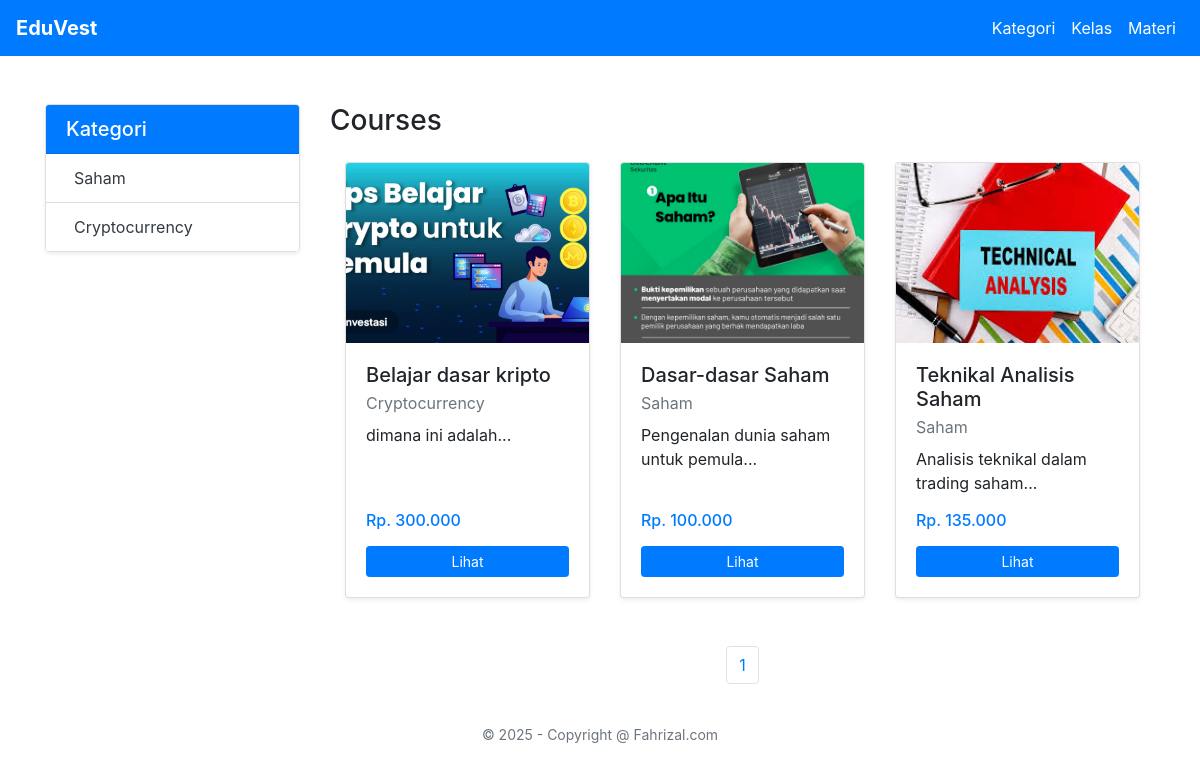
The page / on the database its author committed.
### tables this page shows
CREATE TABLE `categories` (
  `id_category` int(11) NOT NULL,
  `category_name` varchar(255) NOT NULL,
  `category_description` varchar(255) DEFAULT NULL
);

CREATE TABLE `courses` (
  `id_course` int(11) NOT NULL,
  `id_category` int(11) NOT NULL,
  `course_name` varchar(255) NOT NULL,
  `course_description` varchar(255) NOT NULL,
  `course_price` double NOT NULL,
  `course_pictures` varchar(255) NOT NULL
);

### config.php (called while the page is built, shortened)
<?php
    class DB{
        private $host="127.0.0.1";
        private $user="root";
        private $password="";
        private $database="db_eduvest";
        private $koneksi;
        public function __construct()
        {
            $this->koneksi = $this->koneksiDB();
        }
        public function koneksiDB()
        {
            $koneksi=mysqli_connect($this->host,$this->user,$this->password,$this->database);
            return $koneksi;
        }
        public function getALL($sql)
        {
            $result=mysqli_query($this->koneksi,$sql);
            while ($row=mysqli_fetch_assoc($result)) {
                $data[]=$row;
            }
            if (!empty($data)){
                return $data;
            }
        }
        public function rowCOUNT($sql)
        {
            $result=mysqli_query($this->koneksi,$sql);
            $count=mysqli_num_rows($result);
            return $count;
        }
    }
?>

### home/courses.php (the view, shortened to what this page needs)
<h3>Courses</h3>
    <?php
        if(isset($_GET['id'])){
            $id=$_GET['id'];
        $where="WHERE courses.id_category = $id";
        $id="&id=".$id;
        }else {
            $where="";
        }
    ?>
<?php
    $jumlahdata=$db->rowCOUNT("SELECT id_course FROM courses $where");
    $banyak=5;
    $halaman=ceil($jumlahdata/$banyak);
    if (isset($_GET['p'])) {
            $p=$_GET['p'];
            $mulai=($p * $banyak)-$banyak;
        }else {
            $mulai=0;
        }
    $sql="SELECT courses.*, categories.category_name
    FROM courses
    JOIN categories ON courses.id_category = categories.id_category
    $where ORDER BY course_name ASC LIMIT $mulai,$banyak";
    $row=$db->getALL($sql);
?>
<div class="container mt-4">
    <div class="row">
        <?php if (!empty($row)) : ?>
            <?php foreach ($row as $r) : ?>
                <div class="col-md-4 mb-4">
                    <div class="card h-100 shadow-sm">
                        <img src="/eduvest/assets/media/<?php echo $r['course_pictures']; ?>" class="card-img-top" alt="Course Image" style="height: 180px; object-fit: cover;">
                        <div class="card-body d-flex flex-column">
                            <h5 class="card-title mb-1"><?php echo $r['course_name']; ?></h5>
                            <p class="text-muted mb-2"><i class="bi bi-tags"></i> <?php echo $r['category_name']; ?></p>
                            <p class="card-text" style="flex-grow: 1;"><?php echo substr($r['course_description'], 0, 100) . '...'; ?></p>
                            <h6 class="text-primary mb-3">Rp. <?php echo number_format($r['course_price'], 0, ',', '.'); ?></h6>
                            <a href="?f=home&m=lessons&id=<?php echo $r['id_course']; ?>" class="btn btn-primary btn-sm"><i class="bi bi-eye"></i> Lihat</a>
                        </div>
                    </div>
                </div>
            <?php endforeach; ?>
        <?php else : ?>
            <div class="col-12">
                <div class="alert alert-info">Tidak ada course ditemukan.</div>
            </div>
        <?php endif; ?>
    </div>
</div>
<div style="clear:both;">
<div class="container text-center mt-4">
                <nav>
                    <ul class="pagination justify-content-center">
                        <?php
                        for ($i = 1; $i <= $halaman; $i++) {
                            $active = (isset($_GET['p']) && $_GET['p'] == $i) ? 'active' : '';
                            echo '
                                <li class="page-item ' . $active . '">
                                    <a class="page-link" href="?f=categories&m=select&p=' . $i . '">' . $i . '</a>
                                </li>
                            ';
                        }
                        ?>
                    </ul>
                </nav>
            </div>
</div>

### index.php (shortened to what this page needs)
<?php
require_once"config.php";
$db=new DB;
$sql="SELECT * FROM categories ORDER BY id_category";
$row=$db->getALL($sql);
?>
<!DOCTYPE html>
<html lang="en">
<head>
    <link rel="stylesheet" href="https://cdn.jsdelivr.net/npm/bootstrap@4.6.2/dist/css/bootstrap.min.css">
</head>
<body>
    <nav class="navbar navbar-expand-lg navbar-dark bg-primary">
        <a class="navbar-brand" href="../"><strong>EduVest</strong></a>
        <div class="collapse navbar-collapse justify-content-end" id="navbarNav">
            <ul class="navbar-nav">
            <li class="nav-item active">
                <a class="nav-link" href="/eduvest/categories/select.php">Kategori</a>
            </li>
            <li class="nav-item active">
                <a class="nav-link" href="/eduvest/courses/select.php">Kelas</a>
            </li>
            <li class="nav-item active">
                <a class="nav-link" href="/eduvest/lessons/select.php">Materi</a>
            </li>
            </ul>
        </div>
    </nav>
    <div class="container">
        <div class="row mt-5">
            <div class="col-md-3">
                <div class="card shadow-sm rounded-lg">
                    <div class="card-header bg-primary text-white">
                        <h5 class="mb-0">Kategori</h5>
                    </div>
                    <ul class="list-group list-group-flush">
                        <?php if (!empty($row)) : ?>
                            <?php foreach ($row as $r): ?>
                                <li class="list-group-item">
                                    <a class="text-decoration-none text-dark" href="?f=home&m=courses&id=<?php echo $r['id_category']; ?>">
                                        <i class="bi bi-folder-fill mr-2 text-primary"></i> <?php echo $r['category_name']; ?>
                                    </a>
                                </li>
                            <?php endforeach; ?>
                        <?php else: ?>
                            <li class="list-group-item text-muted">Tidak ada kategori</li>
                        <?php endif; ?>
                    </ul>
                </div>
            </div>
            <div class="col-md-9">
                <?php
                    if (isset($_GET['f']) && isset($_GET['m'])) {
                        $f = $_GET['f'];
                        $m = $_GET['m'];
                        $file = $f . '/' . $m . '.php';
                        require_once $file;
                    } else {
                        require_once "home/courses.php";
                    }
                ?>
            </div>
        </div>
        <footer class="text-center mt-4 text-muted small">
            &copy; <?php echo date('Y'); ?> - Copyright @ Fahrizal.com
        </footer>
    </div>
</body>
</html>

### rows shown on the page
categories: category_name "Saham"
categories: category_name "Cryptocurrency"
courses: course_pictures (picture), course_name "Belajar dasar kripto", id_category.category_name "Cryptocurrency", course_description "dimana ini adalah", course_price "300.000"
courses: course_pictures (picture), course_name "Dasar-dasar Saham", id_category.category_name "Saham", course_description "Pengenalan dunia saham untuk pemula", course_price "100.000"
courses: course_pictures (picture), course_name "Teknikal Analisis Saham", id_category.category_name "Saham", course_description "Analisis teknikal dalam trading saham", course_price "135.000"
